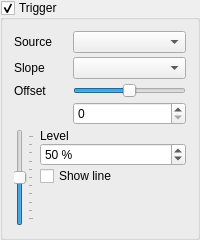
    <widget class="QGroupBox" name="trigBox">
     <property name="sizePolicy">
      <sizepolicy hsizetype="Minimum" vsizetype="Preferred">
       <horstretch>0</horstretch>
       <verstretch>0</verstretch>
      </sizepolicy>
     </property>
     <property name="title">
      <string>Trigger</string>
     </property>
     <property name="checkable">
      <bool>true</bool>
     </property>
     <layout class="QGridLayout" name="trigLayout">
      <property name="verticalSpacing">
       <number>4</number>
      </property>
      <item row="0" column="1" colspan="2">
       <widget class="QComboBox" name="trigSouceCombo">
        <property name="sizePolicy">
         <sizepolicy hsizetype="Minimum" vsizetype="Fixed">
          <horstretch>0</horstretch>
          <verstretch>0</verstretch>
         </sizepolicy>
        </property>
        <property name="duplicatesEnabled">
         <bool>false</bool>
        </property>
       </widget>
      </item>
      <item row="1" column="1" colspan="2">
       <widget class="QComboBox" name="trigSlopeCombo">
        <property name="sizePolicy">
         <sizepolicy hsizetype="Minimum" vsizetype="Fixed">
          <horstretch>0</horstretch>
          <verstretch>0</verstretch>
         </sizepolicy>
        </property>
       </widget>
      </item>
      <item row="0" column="0">
       <widget class="QLabel" name="trigSourceLabel">
        <property name="text">
         <string>Source</string>
        </property>
       </widget>
      </item>
      <item row="1" column="0">
       <widget class="QLabel" name="trigEdgeLabel">
        <property name="text">
         <string>Slope</string>
        </property>
       </widget>
      </item>
      <item row="6" column="0" colspan="3">
       <layout class="QGridLayout" name="gridLayout_7">
        <property name="horizontalSpacing">
         <number>6</number>
        </property>
        <item row="0" column="0" rowspan="5">
         <widget class="QSlider" name="trigLevelSlider">
          <property name="maximum">
           <number>100</number>
          </property>
          <property name="value">
           <number>50</number>
          </property>
          <property name="sliderPosition">
           <number>50</number>
          </property>
          <property name="tracking">
           <bool>true</bool>
          </property>
          <property name="orientation">
           <enum>Qt::Vertical</enum>
          </property>
          <property name="invertedAppearance">
           <bool>false</bool>
          </property>
          <property name="invertedControls">
           <bool>false</bool>
          </property>
          <property name="tickPosition">
           <enum>QSlider::TicksBelow</enum>
          </property>
          <property name="tickInterval">
           <number>0</number>
          </property>
         </widget>
        </item>
        <item row="4" column="1">
         <spacer name="verticalSpacer">
          <property name="orientation">
           <enum>Qt::Vertical</enum>
          </property>
          <property name="sizeHint" stdset="0">
           <size>
            <width>20</width>
            <height>40</height>
           </size>
          </property>
         </spacer>
        </item>
        <item row="2" column="1">
         <widget class="QSpinBox" name="trigLevelSpinBox">
          <property name="sizePolicy">
           <sizepolicy hsizetype="Expanding" vsizetype="Fixed">
            <horstretch>0</horstretch>
            <verstretch>0</verstretch>
           </sizepolicy>
          </property>
          <property name="suffix">
           <string> %</string>
          </property>
          <property name="maximum">
           <number>100</number>
          </property>
          <property name="value">
           <number>50</number>
          </property>
         </widget>
        </item>
        <item row="3" column="1">
         <widget class="QCheckBox" name="trigLineCheck">
          <property name="text">
           <string>Show line</string>
          </property>
         </widget>
        </item>
        <item row="1" column="1">
         <widget class="QLabel" name="trigLevelLabel">
          <property name="sizePolicy">
           <sizepolicy hsizetype="Preferred" vsizetype="Maximum">
            <horstretch>0</horstretch>
            <verstretch>0</verstretch>
           </sizepolicy>
          </property>
          <property name="text">
           <string>Level</string>
          </property>
          <property name="alignment">
           <set>Qt::AlignLeading|Qt::AlignLeft|Qt::AlignTop</set>
          </property>
         </widget>
        </item>
       </layout>
      </item>
      <item row="4" column="1" colspan="2">
       <widget class="QSpinBox" name="trigOffsetSpinBox">
        <property name="sizePolicy">
         <sizepolicy hsizetype="Minimum" vsizetype="Fixed">
          <horstretch>0</horstretch>
          <verstretch>0</verstretch>
         </sizepolicy>
        </property>
       </widget>
      </item>
      <item row="3" column="0">
       <widget class="QLabel" name="trigOffsetLabel">
        <property name="text">
         <string>Offset</string>
        </property>
       </widget>
      </item>
      <item row="3" column="1" colspan="2">
       <widget class="QSlider" name="trigOffsetSlider">
        <property name="sizePolicy">
         <sizepolicy hsizetype="Minimum" vsizetype="Fixed">
          <horstretch>0</horstretch>
          <verstretch>0</verstretch>
         </sizepolicy>
        </property>
        <property name="value">
         <number>50</number>
        </property>
        <property name="orientation">
         <enum>Qt::Horizontal</enum>
        </property>
       </widget>
      </item>
     </layout>
    </widget>
